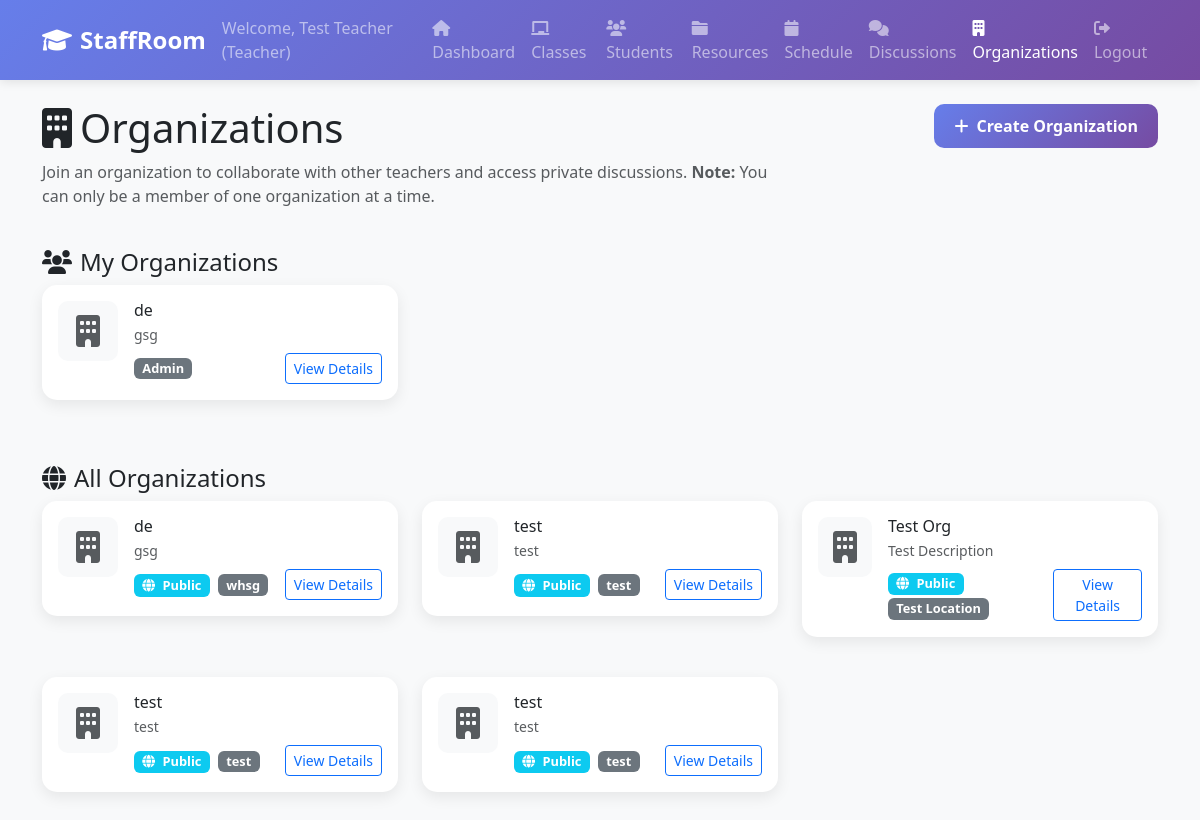
The app's page /organizations (signed in), older data.
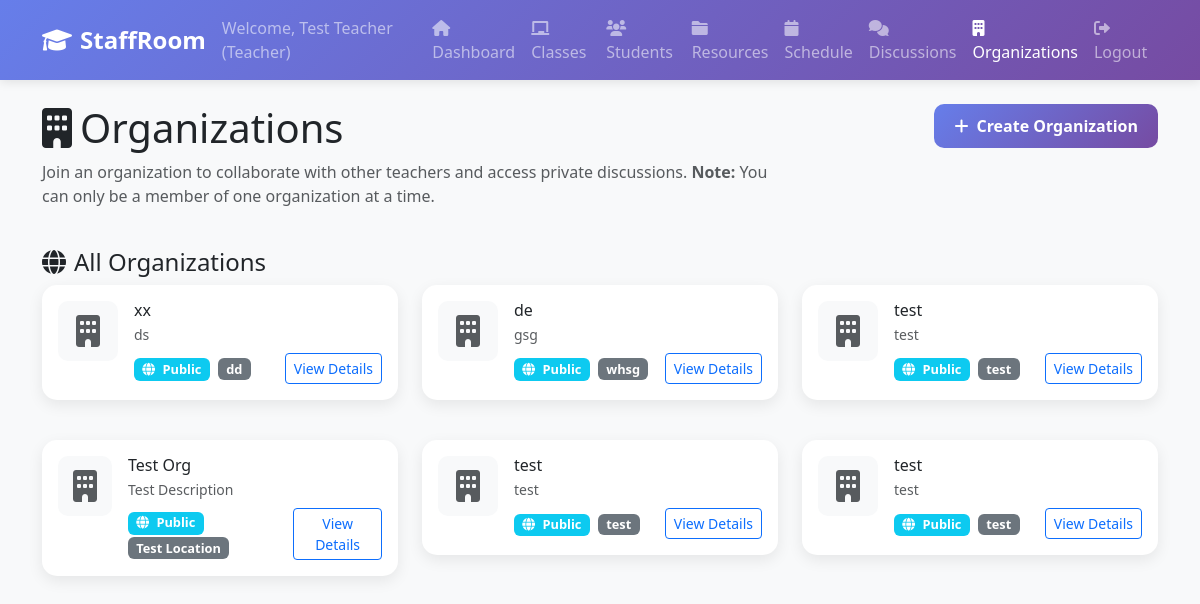
The same page, newer data.
### tables this page shows
CREATE TABLE organization_memberships (
        id INTEGER PRIMARY KEY AUTOINCREMENT,
        organization_id INTEGER NOT NULL,
        user_id INTEGER NOT NULL,
        role TEXT DEFAULT 'member' CHECK (role IN ('owner', 'admin', 'member')),
        joined_at TIMESTAMP DEFAULT CURRENT_TIMESTAMP,
        FOREIGN KEY (organization_id) REFERENCES organizations (id),
        FOREIGN KEY (user_id) REFERENCES users (id),
        UNIQUE(organization_id, user_id)
    );

CREATE TABLE organizations (
                id INTEGER PRIMARY KEY AUTOINCREMENT,
                name TEXT NOT NULL,
                description TEXT,
                about TEXT,
                location TEXT,
                contact_email TEXT,
                contact_phone TEXT,
                website TEXT,
                logo_filename TEXT,
                logo_path TEXT,
                is_public BOOLEAN DEFAULT 1,
                discussion_privacy TEXT DEFAULT 'public' CHECK (discussion_privacy IN ('public', 'private')),
                created_by INTEGER NOT NULL,
                created_at TIMESTAMP DEFAULT CURRENT_TIMESTAMP,
                updated_at TIMESTAMP DEFAULT CURRENT_TIMESTAMP, banner_filename TEXT, banner_path TEXT,
                FOREIGN KEY (created_by) REFERENCES users (id)
            );

### web_app.py (the view)
@app.route('/organizations')
def organizations():
    if 'user_id' not in session:
        return redirect(url_for('login'))
    organizations = db.get_all_organizations()
    user_organizations = db.get_user_organizations(session['user_id'])
    return render_template('organizations.html',
                         organizations=organizations,
                         user_organizations=user_organizations,
                         can_create_org=session['user_type'] == 'teacher')

### web_app.py (called while the page is built)
    def get_connection(self):
        if self.db_path.startswith('postgresql://'):
            import psycopg2
            from psycopg2.extras import RealDictCursor
            conn = psycopg2.connect(self.db_path, cursor_factory=RealDictCursor)
        else:
            db_file = self.db_path.replace('sqlite:///', '')
            conn = sqlite3.connect(db_file)
            conn.row_factory = sqlite3.Row
        return conn

    def get_all_organizations(self):
        conn = self.get_connection()
        cursor = conn.execute("""
            SELECT o.*, u.first_name, u.last_name
            FROM organizations o
            JOIN users u ON o.created_by = u.id
            ORDER BY o.created_at DESC
        """)
        organizations = [dict(row) for row in cursor.fetchall()]
        conn.close()
        return organizations

    def get_user_organizations(self, user_id):
        conn = self.get_connection()
        cursor = conn.execute("""
            SELECT o.*, om.role, om.joined_at
            FROM organizations o
            JOIN organization_memberships om ON o.id = om.organization_id
            WHERE om.user_id = ?
            ORDER BY om.joined_at DESC
            LIMIT 1
        """, (user_id,))
        result = cursor.fetchone()
        conn.close()
        return [dict(result)] if result else []

### templates/organizations.html (shortened to what this page needs)
{% extends "common/base.html" %}
{% block content %}
        <div class="row mb-4">
            <div class="col-md-8">
                <h1><i class="fas fa-building me-2"></i>Organizations</h1>
                <p class="text-muted">Join an organization to collaborate with other teachers and access private discussions. <strong>Note:</strong> You can only be a member of one organization at a time.</p>
            </div>
            <div class="col-md-4 text-end">
                {% if can_create_org %}
                <button class="btn btn-primary" data-bs-toggle="modal" data-bs-target="#newOrganizationModal">
                    <i class="fas fa-plus me-2"></i>Create Organization
                </button>
                {% endif %}
            </div>
        </div>
        {% if user_organizations %}
        <div class="row mb-4">
            <div class="col-12">
                <h4><i class="fas fa-users me-2"></i>My Organizations</h4>
                <div class="row">
                    {% for org in user_organizations %}
                    <div class="col-md-6 col-lg-4 mb-3">
                        <div class="card organization-card">
                            <div class="card-body">
                                <div class="d-flex align-items-start">
                                    {% if org.logo_filename %}
                                    <img src="/download/{{ org.logo_filename }}" class="organization-logo me-3" alt="Logo">
                                    {% else %}
                                    <div class="organization-logo me-3 bg-light d-flex align-items-center justify-content-center">
                                        <i class="fas fa-building fa-2x text-muted"></i>
                                    </div>
                                    {% endif %}
                                    <div class="flex-grow-1">
                                        <h6 class="card-title mb-1">{{ org.name }}</h6>
                                        <p class="card-text small text-muted mb-2">{{ org.description[:100] }}{% if org.description|length > 100 %}...{% endif %}</p>
                                        <div class="d-flex justify-content-between align-items-center">
                                            <span class="badge bg-secondary privacy-badge">{{ org.role.title() }}</span>
                                            <a href="{{ url_for('organization_detail', org_id=org.id) }}" class="btn btn-sm btn-outline-primary">
                                                View Details
                                            </a>
                                        </div>
                                    </div>
                                </div>
                            </div>
                        </div>
                    </div>
                    {% endfor %}
                </div>
            </div>
        </div>
        {% endif %}
        <div class="row">
            <div class="col-12">
                <h4><i class="fas fa-globe me-2"></i>All Organizations</h4>
                {% if organizations %}
                    <div class="row">
                        {% for org in organizations %}
                        <div class="col-md-6 col-lg-4 mb-3">
                            <div class="card organization-card">
                                <div class="card-body">
                                    <div class="d-flex align-items-start">
                                        {% if org.logo_filename %}
                                        <img src="/download/{{ org.logo_filename }}" class="organization-logo me-3" alt="Logo">
                                        {% else %}
                                        <div class="organization-logo me-3 bg-light d-flex align-items-center justify-content-center">
                                            <i class="fas fa-building fa-2x text-muted"></i>
                                        </div>
                                        {% endif %}
                                        <div class="flex-grow-1">
                                            <h6 class="card-title mb-1">{{ org.name }}</h6>
                                            <p class="card-text small text-muted mb-2">{{ org.description[:100] }}{% if org.description|length > 100 %}...{% endif %}</p>
                                            <div class="d-flex justify-content-between align-items-center">
                                                <div>
                                                    <span class="badge bg-info privacy-badge me-1">
                                                        <i class="fas fa-{% if org.discussion_privacy == 'public' %}globe{% else %}lock{% endif %} me-1"></i>
                                                        {{ org.discussion_privacy.title() }}
                                                    </span>
                                                    <span class="badge bg-secondary privacy-badge">{{ org.location or 'Online' }}</span>
                                                </div>
                                                <a href="{{ url_for('organization_detail', org_id=org.id) }}" class="btn btn-sm btn-outline-primary">
                                                    View Details
                                                </a>
                                            </div>
                                        </div>
                                    </div>
                                </div>
                            </div>
                        </div>
                        {% endfor %}
                    </div>
                {% endif %}
            </div>
        </div>
{% endblock %}

### templates/common/base.html (shortened to what this page needs)
<!DOCTYPE html>
<html lang="en">
<head>
    <link href="https://cdn.jsdelivr.net/npm/bootstrap@5.3.0/dist/css/bootstrap.min.css" rel="stylesheet">
    <link href="https://cdnjs.cloudflare.com/ajax/libs/font-awesome/6.0.0/css/all.min.css" rel="stylesheet">
</head>
<body>
    {% include 'common/header.html' %}
    <div class="container mt-4">
        {% block content %}{% endblock %}
    </div>
</body>
</html>

### templates/common/header.html (shortened to what this page needs)
<nav class="navbar navbar-expand-lg navbar-dark">
    <div class="container">
        <a class="navbar-brand" href="{{ url_for('dashboard') }}">
            <i class="fas fa-graduation-cap me-2"></i>StaffRoom
        </a>
        <div class="navbar-nav ms-auto">
            <span class="navbar-text me-3">
                Welcome, {{ session.first_name }} {{ session.last_name }} ({{ session.user_type.title() }})
            </span>
            <a class="nav-link {% if request.endpoint == 'dashboard' %}active{% endif %}" href="{{ url_for('dashboard') }}">
                <i class="fas fa-home me-1"></i>Dashboard
            </a>
            <a class="nav-link {% if request.endpoint == 'classes' %}active{% endif %}" href="{{ url_for('classes') }}">
                <i class="fas fa-chalkboard me-1"></i>Classes
            </a>
            <a class="nav-link {% if request.endpoint == 'students' %}active{% endif %}" href="{{ url_for('students') }}">
                <i class="fas fa-users me-1"></i>Students
            </a>
            <a class="nav-link {% if request.endpoint == 'resources' %}active{% endif %}" href="{{ url_for('resources') }}">
                <i class="fas fa-folder me-1"></i>Resources
            </a>
            <a class="nav-link {% if request.endpoint == 'schedule' %}active{% endif %}" href="{{ url_for('schedule') }}">
                <i class="fas fa-calendar me-1"></i>Schedule
            </a>
            <a class="nav-link {% if request.endpoint == 'discussions' or request.endpoint == 'global_discussions' %}active{% endif %}" href="{{ url_for('discussions') }}">
                <i class="fas fa-comments me-1"></i>Discussions
            </a>
            <a class="nav-link {% if request.endpoint == 'organizations' %}active{% endif %}" href="{{ url_for('organizations') }}">
                <i class="fas fa-building me-1"></i>Organizations
            </a>
            <a class="nav-link" href="{{ url_for('logout') }}">
                <i class="fas fa-sign-out-alt me-1"></i>Logout
            </a>
        </div>
    </div>
</nav>

Row changes from the older to the newer data that the page shows:
removed organization_memberships: name "de", description "gsg", role "Admin"
added organizations: name "xx", description "ds", discussion_privacy "Public", location "dd"
Text that changed along with them:
text no longer shown: "My Organizations"
